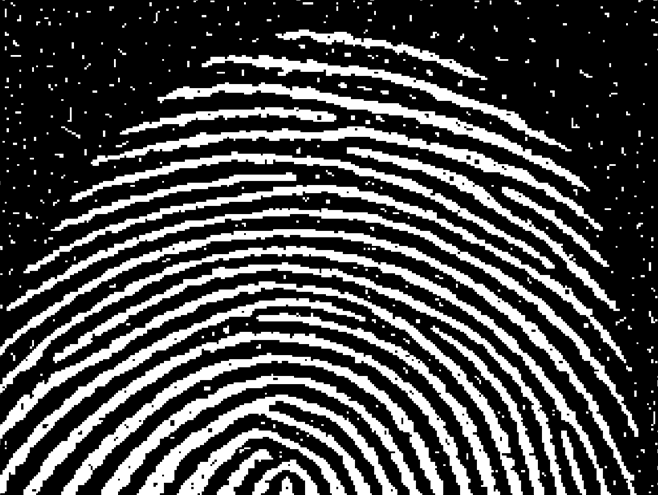
%> input picture ImageProcessing-2/SourceCode/1.hafta/Resim1.png, 658 x 495 px
$ octave otomatik_se.m   (GNU Octave 9; MATLAB toolbox functions it lacks are replaced by stand-ins)
%> lines starting %> are read from the running program, lines starting %| are printed output that depends on the picture; in (x1, y1, x2, y2) boxes, pixels count from 0 and x2, y2 are one past the last pixel; in counts of white or black regions, pixels touching at a corner belong together; the program's own positions count from 1
clear
boundary = [0 0];
se = ones(5);
IM = imread('Resim1.png');
%> IM is the input picture: size 495x658x3 uint8; min 0, max 255, mean 73.6
IM = im2bw(IM);
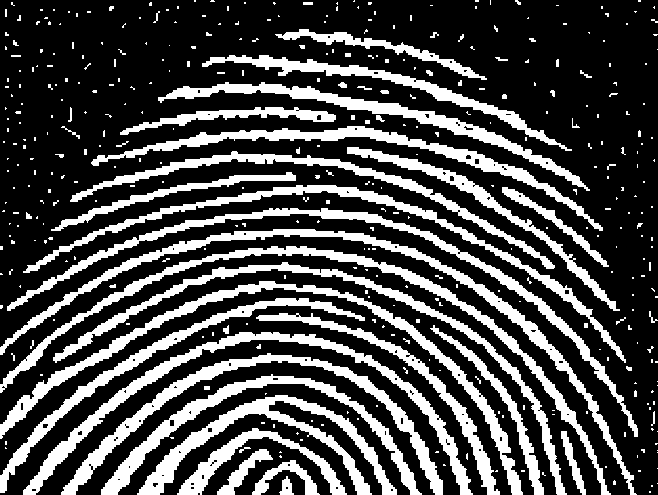
%> IM: size 495x658 logical; 28.8% white; 406 white regions (339 under 20 px), largest, box (x1, y1, x2, y2) and area: (0, 229, 637, 495) 6077, (0, 281, 523, 495) 5983, (0, 246, 611, 495) 5821

imshow(IM)

cc = bwconncomp(IM);
%> cc = 406 connected components
object_number = cc.NumObjects;
%> object_number = 406

[B,L] = bwboundaries(IM,'noholes');
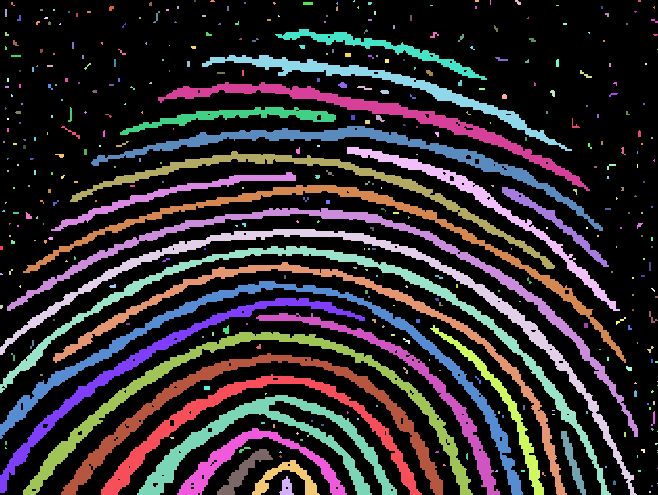
%> L: size 495x658 double; 407 distinct labels, from 0 to 406; one colour per label, 0 black
%> B = 406 boundaries; largest, box (x1, y1, x2, y2) and points: (0, 229, 637, 495) 1721, (0, 246, 611, 495) 1656, (7, 208, 638, 437) 1622, (0, 281, 523, 495) 1507, (23, 185, 626, 363) 1488

for i=1:object_number
    obje = false(size(IM));
    obje(cc.PixelIdxList{i}) = true;
    alan = sum(obje);
    alan = sum(alan);
    boundary(i) = alan;
end
%> this loop made 406 passes
%> alan on passes 1 to 3: 12, 5, 11
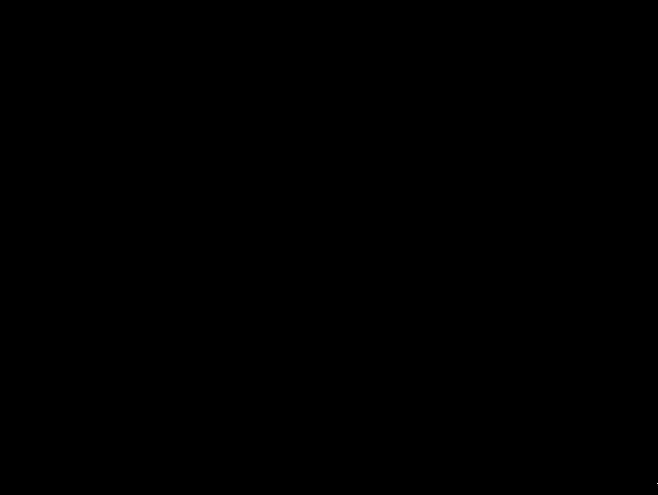
%> obje: size 495x658 logical; 0% white in thin lines or dots, all inside (x1, y1, x2, y2) = (657, 483, 658, 484)
%> after the loop, boundary = 406 values, max 6077 at index 4, min 1 at index 139, mean 230.8
